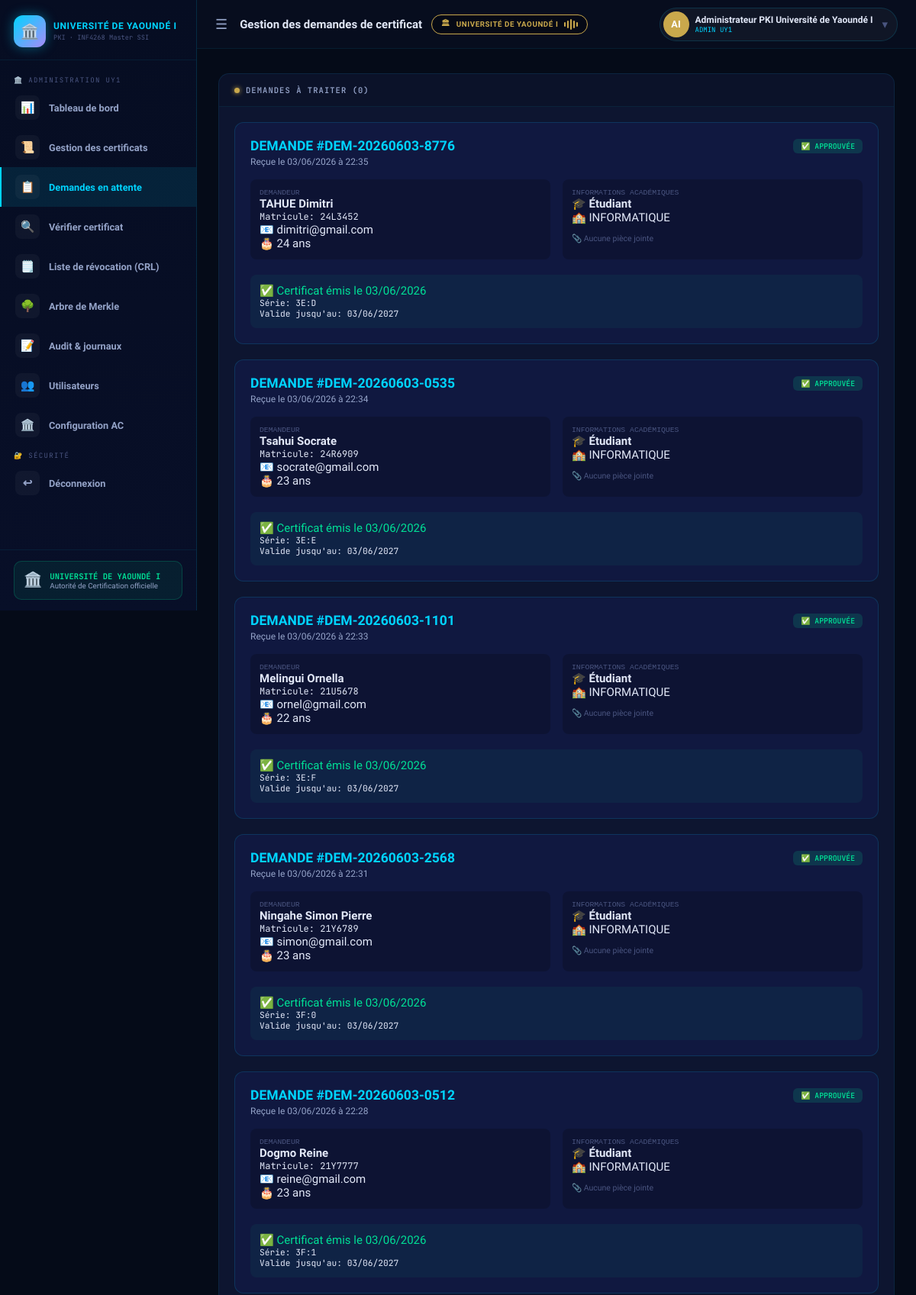
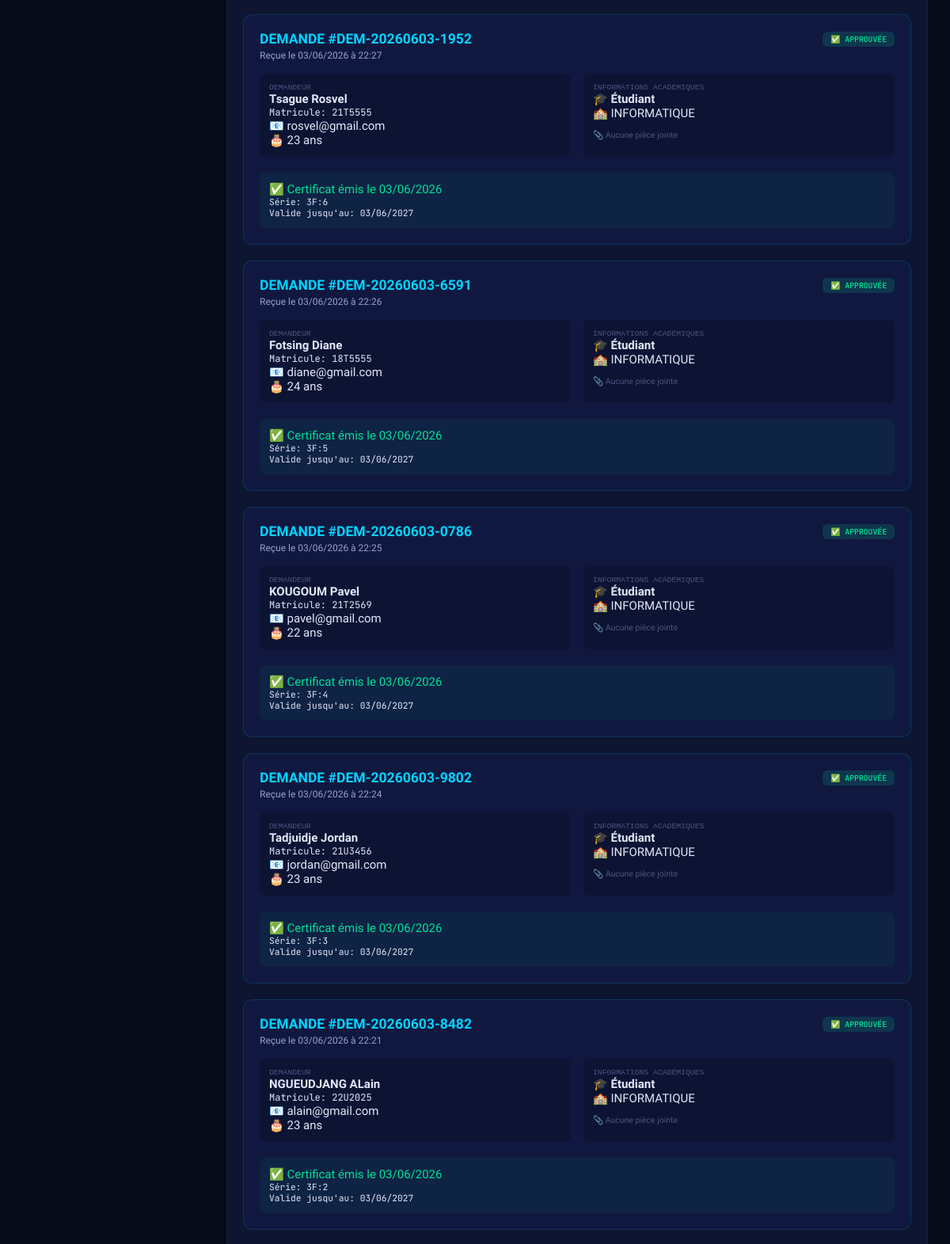
Screenshot of /admin/pending-requests (signed in, upper part) with the database file from the repository (2 pictures, top to bottom).
### modules/models.py (models this page shows, shortened)
class User(UserMixin, db.Model):
    __tablename__ = 'users'
    id            = db.Column(db.Integer, primary_key=True)
    username      = db.Column(db.String(64), unique=True, nullable=False)
    email         = db.Column(db.String(120), unique=True, nullable=False)
    full_name     = db.Column(db.String(128), default='')
    matricule     = db.Column(db.String(50), default='')
    age           = db.Column(db.Integer, default=0)
    department    = db.Column(db.String(128), default='')
    status_type   = db.Column(db.String(30), default='etudiant')
    password_hash = db.Column(db.String(256), nullable=False)
    role          = db.Column(db.String(20), default='user')
    avatar_color  = db.Column(db.String(20), default='#00d4ff')
    created_at    = db.Column(db.DateTime, default=datetime.utcnow)
    last_login    = db.Column(db.DateTime, nullable=True)
    certificates  = db.relationship('Certificate', backref='owner', lazy=True)
    logs          = db.relationship('AuditLog', backref='user_ref', lazy=True)
    requests      = db.relationship('CertificateRequest',
                                   foreign_keys='CertificateRequest.user_id',
                                   backref='requester', lazy=True)
    def is_admin(self):
        return self.role == 'admin'
    def display_name(self):
        return self.full_name if self.full_name else self.username
    def initials(self):
        n = self.display_name()
        parts = n.split()
        if len(parts) >= 2:
            return (parts[0][0] + parts[-1][0]).upper()
        return n[:2].upper()

class CertificateRequest(db.Model):
    __tablename__ = 'certificate_requests'
    id            = db.Column(db.Integer, primary_key=True)
    request_number = db.Column(db.String(20), unique=True, nullable=False)
    user_id       = db.Column(db.Integer, db.ForeignKey('users.id'), nullable=False)
    matricule     = db.Column(db.String(50), nullable=False)
    full_name     = db.Column(db.String(128), nullable=False)
    age           = db.Column(db.Integer, default=0)
    department    = db.Column(db.String(128), nullable=False)
    status_type   = db.Column(db.String(30), nullable=False)
    justification_file = db.Column(db.String(256), default='')
    admin_notes   = db.Column(db.Text, default='')
    status        = db.Column(db.String(20), default='PENDING')
    created_at    = db.Column(db.DateTime, default=datetime.utcnow)
    processed_at  = db.Column(db.DateTime, nullable=True)
    processed_by  = db.Column(db.Integer, db.ForeignKey('users.id'), nullable=True)
    reject_reason = db.Column(db.Text, default='')
    processor = db.relationship('User',
                               foreign_keys=[processed_by],
                               backref='processed_requests')
    certificate = db.relationship('Certificate',
                                  back_populates='request',
                                  uselist=False,
                                  foreign_keys='Certificate.request_id')
    def get_status_label(self):
        labels = {
            'etudiant': '🎓 Étudiant',
            'enseignant': '👨‍🏫 Enseignant',
            'personnel': '👔 Personnel'
        }
        return labels.get(self.status_type, '📝 Autre')

class Certificate(db.Model):
    __tablename__ = 'certificates'
    id            = db.Column(db.Integer, primary_key=True)
    serial_hex    = db.Column(db.String(32),  unique=True, nullable=False)
    serial_int    = db.Column(db.Integer,     unique=True, nullable=False)
    common_name   = db.Column(db.String(128), nullable=False)
    email         = db.Column(db.String(120), default='')
    organisation  = db.Column(db.String(128), default='Université de Yaoundé I')
    department    = db.Column(db.String(128), default='')
    status_type   = db.Column(db.String(30), default='etudiant')
    cert_pem      = db.Column(db.Text,         nullable=False)
    status        = db.Column(db.String(20),   default='VALID')
    issued_at     = db.Column(db.DateTime,     default=datetime.utcnow)
    expires_at    = db.Column(db.DateTime,     nullable=True)
    revoked_at    = db.Column(db.DateTime,     nullable=True)
    revoke_reason = db.Column(db.String(64),   nullable=True)
    user_id       = db.Column(db.Integer,      db.ForeignKey('users.id'))
    ca_id         = db.Column(db.Integer,      db.ForeignKey('authority_ca.id'))
    ca            = db.relationship('AuthorityCA', backref='issued_certs')
    request_id    = db.Column(db.Integer,      db.ForeignKey('certificate_requests.id'), nullable=True)
    request = db.relationship('CertificateRequest',
                              back_populates='certificate',
                              foreign_keys=[request_id])

### app.py (the view)
@app.route('/admin/pending-requests')
@login_required
def pending_requests():
    if not current_user.is_admin():
        flash('Accès réservé à l\'administration de l\'Université.', 'danger')
        return redirect(url_for('dashboard_user'))
    requests = CertificateRequest.query.order_by(CertificateRequest.created_at.desc()).all()
    return render_template('pending_requests.html', requests=requests)

### app.py (called while the page is built)
@login_manager.user_loader
def load_user(uid):
    return db.session.get(User, int(uid))

def get_ca():
    return AuthorityCA.query.first()

def expiring_soon(days=30):
    limit = datetime.now(timezone.utc) + timedelta(days=days)
    return Certificate.query.filter(Certificate.status=='VALID', Certificate.expires_at!=None, Certificate.expires_at<=limit).count()

@app.context_processor
def inject_globals():
    ca = get_ca()
    notif_count = expiring_soon(30) if ca else 0
    pending_count = CertificateRequest.query.filter_by(status='PENDING').count() if ca and current_user.is_authenticated and current_user.is_admin() else 0
    return dict(
        ca_exists=bool(ca),
        notif_count=notif_count,
        pending_count=pending_count,
        reasons_labels=REASONS_LABELS,
        university_name="Université de Yaoundé I"
    )

### templates/pending_requests.html (shortened to what this page needs)
{% extends "base.html" %}
{% block page_title %}Gestion des demandes de certificat{% endblock %}
{% block content %}
<div class="card">
  <div class="card-header">
    <div class="card-title">
      <span class="dot dot-gold"></span>
      DEMANDES À TRAITER ({{ requests|selectattr('status', 'equalto', 'PENDING')|list|length }})
    </div>
  </div>
  <div class="card-body">
    {% if requests %}
      {% for req in requests %}
      <div id="req-{{ req.id }}" class="request-card" style="background: var(--card2); border-radius: 12px; margin-bottom: 20px; padding: 20px; border: 1px solid var(--border);">
        <div style="display: flex; justify-content: space-between; align-items: start; flex-wrap: wrap; margin-bottom: 16px;">
          <div>
            <h3 style="color: var(--cyan); margin-bottom: 4px;">DEMANDE #{{ req.request_number }}</h3>
            <p style="color: var(--text2); font-size: 0.8rem;">Reçue le {{ req.created_at.strftime('%d/%m/%Y à %H:%M') }}</p>
          </div>
          <div>
            {% if req.status == 'PENDING' %}
            <span class="badge badge-pending" style="background: rgba(201,168,76,0.15); color: var(--gold);">⏳ EN ATTENTE</span>
            {% elif req.status == 'APPROVED' %}
            <span class="badge badge-approved" style="background: rgba(0,224,150,0.15); color: var(--green);">✅ APPROUVÉE</span>
            {% else %}
            <span class="badge badge-rejected" style="background: rgba(255,59,92,0.15); color: var(--red);">❌ REJETÉE</span>
            {% endif %}
          </div>
        </div>
        <div style="display: grid; grid-template-columns: 1fr 1fr; gap: 16px; margin-bottom: 20px;">
          <div style="background: rgba(0,0,0,0.2); border-radius: 8px; padding: 12px;">
            <div style="font-family: monospace; font-size: 0.65rem; color: var(--muted); text-transform: uppercase;">Demandeur</div>
            <div><strong>{{ req.full_name }}</strong></div>
            <div class="mono" style="font-size: 0.8rem;">Matricule: {{ req.matricule }}</div>
            <div>📧 {{ req.requester.email }}</div>
            <div>🎂 {{ req.age }} ans</div>
          </div>
          <div style="background: rgba(0,0,0,0.2); border-radius: 8px; padding: 12px;">
            <div style="font-family: monospace; font-size: 0.65rem; color: var(--muted); text-transform: uppercase;">Informations académiques</div>
            <div><strong>{{ req.get_status_label() }}</strong></div>
            <div>🏫 {{ req.department }}</div>
            {% if req.justification_file %}
            <div style="margin-top: 8px;">
              📎 <a href="{{ url_for('download_request_file', req_id=req.id) }}"
                    style="color: var(--cyan); text-decoration: none; font-family: monospace; font-size: 0.7rem;"
                    target="_blank">
                  {{ req.justification_file }}
              </a>
            </div>
            {% else %}
            <div style="margin-top: 8px;">
              <span style="color: var(--muted); font-size: 0.7rem;">📎 Aucune pièce jointe</span>
            </div>
            {% endif %}
          </div>
        </div>
        {% if req.status == 'PENDING' %}
        <div style="border-top: 1px solid var(--border); padding-top: 16px; margin-top: 8px;">
          <div class="form-group">
            <label class="form-label">📝 Notes internes (vérifications effectuées)</label>
            <textarea id="notes-{{ req.id }}" class="form-control" rows="2" placeholder="ex: Matricule vérifié dans le registre, paiement OK reçu #12345, pièce conforme..."></textarea>
          </div>
          <div style="display: flex; gap: 12px; flex-wrap: wrap;">
            <form method="POST" action="{{ url_for('approve_request', req_id=req.id) }}" style="display: inline;">
              <input type="hidden" name="admin_notes" id="notes-field-{{ req.id }}">
              <button type="submit" class="btn btn-green" onclick="document.getElementById('notes-field-{{ req.id }}').value = document.getElementById('notes-{{ req.id }}').value">✅ APPROUVER ET ÉMETTRE LE CERTIFICAT</button>
            </form>
            <button type="button" class="btn btn-outline" onclick="document.getElementById('reject-modal-{{ req.id }}').classList.add('open')">❌ REJETER</button>
          </div>
        </div>
        <div id="reject-modal-{{ req.id }}" class="modal-overlay">
          <div class="modal-box">
            <div class="modal-title">❌ Rejeter la demande</div>
            <div class="modal-desc">Veuillez indiquer la raison du rejet :</div>
            <form method="POST" action="{{ url_for('reject_request', req_id=req.id) }}">
              <textarea name="reject_reason" class="form-control" rows="3" placeholder="Motif du rejet..." required></textarea>
              <div class="modal-btns">
                <button type="submit" class="btn btn-red">Confirmer le rejet</button>
                <button type="button" class="btn btn-outline" onclick="document.getElementById('reject-modal-{{ req.id }}').classList.remove('open')">Annuler</button>
              </div>
            </form>
          </div>
        </div>
        {% elif req.status == 'APPROVED' and req.certificate %}
        <div style="background: rgba(0,224,150,0.05); border-radius: 8px; padding: 12px;">
          <div style="color: var(--green);">✅ Certificat émis le {{ req.processed_at.strftime('%d/%m/%Y') }}</div>
          <div class="mono" style="font-size: 0.75rem;">Série: {{ req.certificate.serial_hex }}</div>
          <div class="mono" style="font-size: 0.75rem;">Valide jusqu'au: {{ req.certificate.expires_at.strftime('%d/%m/%Y') }}</div>
        </div>
        {% elif req.status == 'REJECTED' %}
        <div style="background: rgba(255,59,92,0.05); border-radius: 8px; padding: 12px;">
          <div style="color: var(--red);">❌ Rejetée le {{ req.processed_at.strftime('%d/%m/%Y') }}</div>
          <div style="font-size: 0.8rem;">Motif: {{ req.reject_reason }}</div>
        </div>
        {% endif %}
      </div>
      {% endfor %}
    {% else %}
    <div class="empty-state" style="text-align: center; padding: 60px;">
      <div style="font-size: 4rem; margin-bottom: 16px;">📋</div>
      <h3 style="color: var(--text2);">Aucune demande à traiter</h3>
      <p style="color: var(--muted);">Toutes les demandes ont été traitées.</p>
    </div>
    {% endif %}
  </div>
</div>
{% endblock %}

### templates/base.html (shortened to what this page needs)
<!DOCTYPE html>
<html lang="fr">
<head>
  <link rel="stylesheet" href="{{ url_for('static', filename='css/style.css') }}">
</head>
<body>
{% if current_user.is_authenticated %}
<aside class="sidebar" id="sidebar">
  <div class="sidebar-logo">
    <div class="sidebar-logo-icon">🏛️</div>
    <div class="sidebar-logo-text">
      <h2>UNIVERSITÉ DE YAOUNDÉ I</h2>
      <p>PKI · INF4268 Master SSI</p>
    </div>
  </div>
  <nav class="sidebar-nav">
    {% if current_user.is_admin() %}
      <div class="nav-section">🏛️ Administration UY1</div>
      <a href="{{ url_for('dashboard_admin') }}" class="nav-link {% if request.endpoint=='dashboard_admin' %}active{% endif %}">
        <div class="nav-icon">📊</div> <span>Tableau de bord</span>
      </a>
      <a href="{{ url_for('certificates') }}" class="nav-link {% if request.endpoint=='certificates' %}active{% endif %}">
        <div class="nav-icon">📜</div> <span>Gestion des certificats</span>
      </a>
      <a href="{{ url_for('pending_requests') }}" class="nav-link {% if request.endpoint=='pending_requests' %}active{% endif %}">
        <div class="nav-icon">📋</div> <span>Demandes en attente</span>
      </a>
      <a href="{{ url_for('verify') }}" class="nav-link {% if request.endpoint=='verify' %}active{% endif %}">
        <div class="nav-icon">🔍</div> <span>Vérifier certificat</span>
      </a>
      <a href="{{ url_for('view_crl') }}" class="nav-link {% if request.endpoint=='view_crl' %}active{% endif %}">
        <div class="nav-icon">🗒️</div> <span>Liste de révocation (CRL)</span>
      </a>
      <a href="{{ url_for('merkle_dashboard') }}" class="nav-link {% if request.endpoint=='merkle_dashboard' %}active{% endif %}">
        <div class="nav-icon">🌳</div> <span>Arbre de Merkle</span>
      </a>
      <a href="{{ url_for('audit') }}" class="nav-link {% if request.endpoint=='audit' %}active{% endif %}">
        <div class="nav-icon">📝</div> <span>Audit & journaux</span>
      </a>
      <a href="{{ url_for('users') }}" class="nav-link {% if request.endpoint=='users' %}active{% endif %}">
        <div class="nav-icon">👥</div> <span>Utilisateurs</span>
      </a>
      <a href="{{ url_for('admin_ca') }}" class="nav-link {% if request.endpoint=='admin_ca' %}active{% endif %}">
        <div class="nav-icon">🏛️</div> <span>Configuration AC</span>
      </a>
    {% endif %}
    <div class="nav-section">🔐 Sécurité</div>
    <a href="{{ url_for('logout') }}" class="nav-link">
      <div class="nav-icon">↩</div> <span>Déconnexion</span>
    </a>
  </nav>
  <div class="sidebar-footer">
    <div class="sidebar-status">
      <div class="status-icon">🏛️</div>
      <div>
        <div class="status-title">UNIVERSITÉ DE YAOUNDÉ I</div>
        <div class="status-desc">Autorité de Certification officielle</div>
      </div>
    </div>
  </div>
</aside>
<div class="topbar" id="topbar">
  <button class="topbar-menu-btn" id="menuBtn" onclick="toggleSidebar()">☰</button>
  <div class="topbar-title">
    {% block page_title %}PKI Université de Yaoundé I{% endblock %}
    {% if ca_exists %}
    <div class="topbar-ca-badge">
      🏛 <span class="topbar-ca-text">UNIVERSITÉ DE YAOUNDÉ I</span>
      <div class="wave">
        <span></span><span></span><span></span><span></span><span></span>
      </div>
    </div>
    {% endif %}
  </div>
  <div class="topbar-actions">
    <a href="{{ url_for('profile') }}" class="user-pill">
      <div class="user-avatar" style="background:{{ current_user.avatar_color }};">
        {{ current_user.initials() }}
      </div>
      <div class="user-pill-info">
        <div class="user-name">{{ current_user.display_name() }}</div>
        <div class="user-role">{% if current_user.is_admin() %}ADMIN UY1{% else %}{{ current_user.get_status_label() }}{% endif %}</div>
      </div>
      <span style="color:var(--muted);margin-left:4px;">▾</span>
    </a>
  </div>
</div>
<div class="main-wrapper" id="mainWrapper">
  <div class="flash-zone">
  </div>
  <div class="page-content">
    {% block content %}{% endblock %}
  </div>
</div>
{% endif %}
</body>
</html>

### rows the page displays
User: initials "AI", display_name "Administrateur PKI Université de Yaoundé I"
CertificateRequest: request_number "DEM-20260603-8776", created_at "03/06/2026 à 22:35", status "✅ APPROUVÉE", full_name "TAHUE Dimitri", matricule "24L3452", requester.email "dimitri@gmail.com", age "24", get_status_label "🎓 Étudiant", department "INFORMATIQUE", justification_file "📎 Aucune pièce jointe", processed_at "03/06/2026", certificate.serial_hex "3E:D", certificate.expires_at "03/06/2027"
CertificateRequest: request_number "DEM-20260603-0535", created_at "03/06/2026 à 22:34", status "✅ APPROUVÉE", full_name "Tsahui Socrate", matricule "24R6909", requester.email "socrate@gmail.com", age "23", get_status_label "🎓 Étudiant", department "INFORMATIQUE", justification_file "📎 Aucune pièce jointe", processed_at "03/06/2026", certificate.serial_hex "3E:E", certificate.expires_at "03/06/2027"
CertificateRequest: request_number "DEM-20260603-1101", created_at "03/06/2026 à 22:33", status "✅ APPROUVÉE", full_name "Melingui Ornella", matricule "21U5678", requester.email "ornel@gmail.com", age "22", get_status_label "🎓 Étudiant", department "INFORMATIQUE", justification_file "📎 Aucune pièce jointe", processed_at "03/06/2026", certificate.serial_hex "3E:F", certificate.expires_at "03/06/2027"
CertificateRequest: request_number "DEM-20260603-2568", created_at "03/06/2026 à 22:31", status "✅ APPROUVÉE", full_name "Ningahe Simon Pierre", matricule "21Y6789", requester.email "simon@gmail.com", age "23", get_status_label "🎓 Étudiant", department "INFORMATIQUE", justification_file "📎 Aucune pièce jointe", processed_at "03/06/2026", certificate.serial_hex "3F:0", certificate.expires_at "03/06/2027"
CertificateRequest: request_number "DEM-20260603-0512", created_at "03/06/2026 à 22:28", status "✅ APPROUVÉE", full_name "Dogmo Reine", matricule "21Y7777", requester.email "reine@gmail.com", age "23", get_status_label "🎓 Étudiant", department "INFORMATIQUE", justification_file "📎 Aucune pièce jointe", processed_at "03/06/2026", certificate.serial_hex "3F:1", certificate.expires_at "03/06/2027"
CertificateRequest: request_number "DEM-20260603-1952", created_at "03/06/2026 à 22:27", status "✅ APPROUVÉE", full_name "Tsague Rosvel", matricule "21T5555", requester.email "rosvel@gmail.com", age "23", get_status_label "🎓 Étudiant", department "INFORMATIQUE", justification_file "📎 Aucune pièce jointe", processed_at "03/06/2026", certificate.serial_hex "3F:6", certificate.expires_at "03/06/2027"
CertificateRequest: request_number "DEM-20260603-6591", created_at "03/06/2026 à 22:26", status "✅ APPROUVÉE", full_name "Fotsing Diane", matricule "18T5555", requester.email "diane@gmail.com", age "24", get_status_label "🎓 Étudiant", department "INFORMATIQUE", justification_file "📎 Aucune pièce jointe", processed_at "03/06/2026", certificate.serial_hex "3F:5", certificate.expires_at "03/06/2027"
CertificateRequest: request_number "DEM-20260603-0786", created_at "03/06/2026 à 22:25", status "✅ APPROUVÉE", full_name "KOUGOUM Pavel", matricule "21T2569", requester.email "pavel@gmail.com", age "22", get_status_label "🎓 Étudiant", department "INFORMATIQUE", justification_file "📎 Aucune pièce jointe", processed_at "03/06/2026", certificate.serial_hex "3F:4", certificate.expires_at "03/06/2027"
CertificateRequest: request_number "DEM-20260603-9802", created_at "03/06/2026 à 22:24", status "✅ APPROUVÉE", full_name "Tadjuidje Jordan", matricule "21U3456", requester.email "jordan@gmail.com", age "23", get_status_label "🎓 Étudiant", department "INFORMATIQUE", justification_file "📎 Aucune pièce jointe", processed_at "03/06/2026", certificate.serial_hex "3F:3", certificate.expires_at "03/06/2027"
CertificateRequest: request_number "DEM-20260603-8482", created_at "03/06/2026 à 22:21", status "✅ APPROUVÉE", full_name "NGUEUDJANG ALain", matricule "22U2025", requester.email "alain@gmail.com", age "23", get_status_label "🎓 Étudiant", department "INFORMATIQUE", justification_file "📎 Aucune pièce jointe", processed_at "03/06/2026", certificate.serial_hex "3F:2", certificate.expires_at "03/06/2027"

### other values shown
{{ requests|selectattr('status', 'equalto', 'PENDING')|list|length }} "0"
